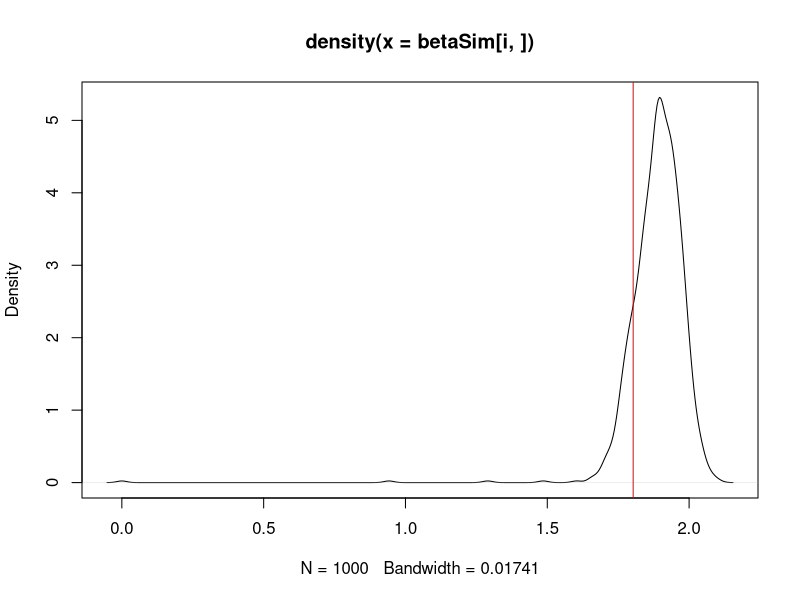
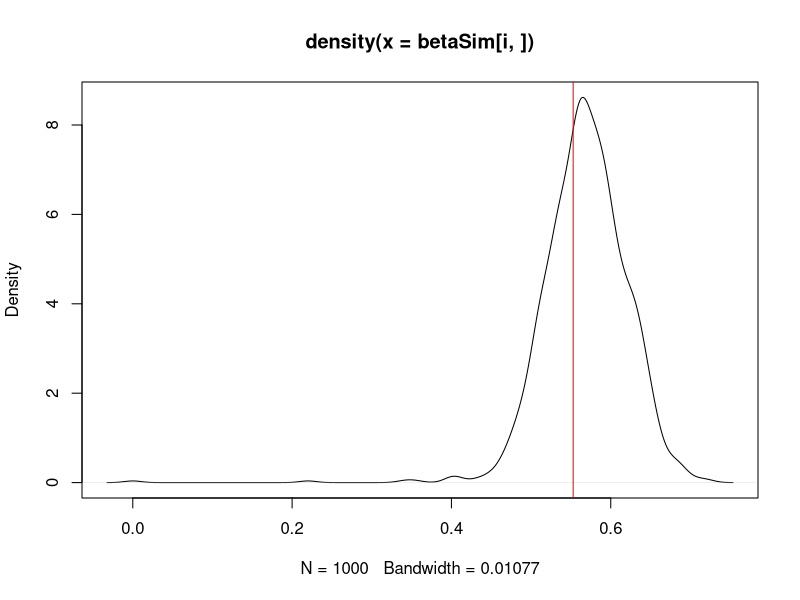
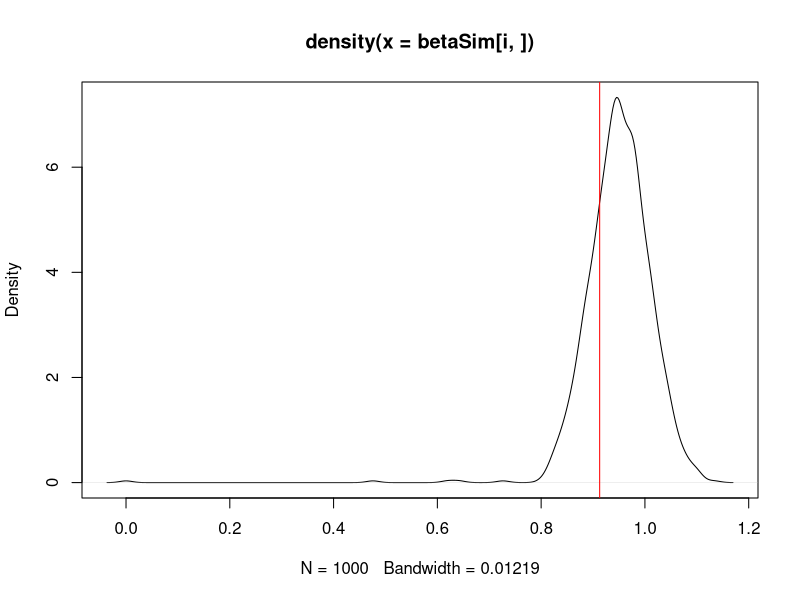
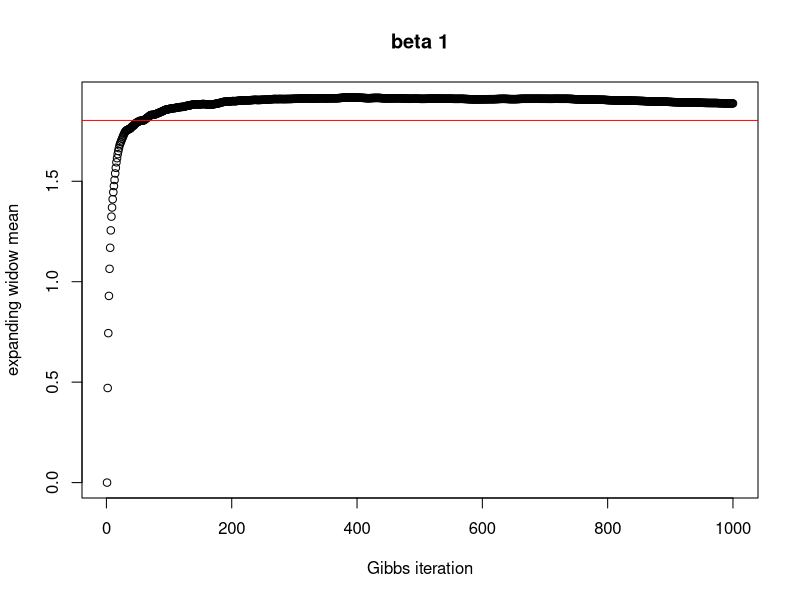
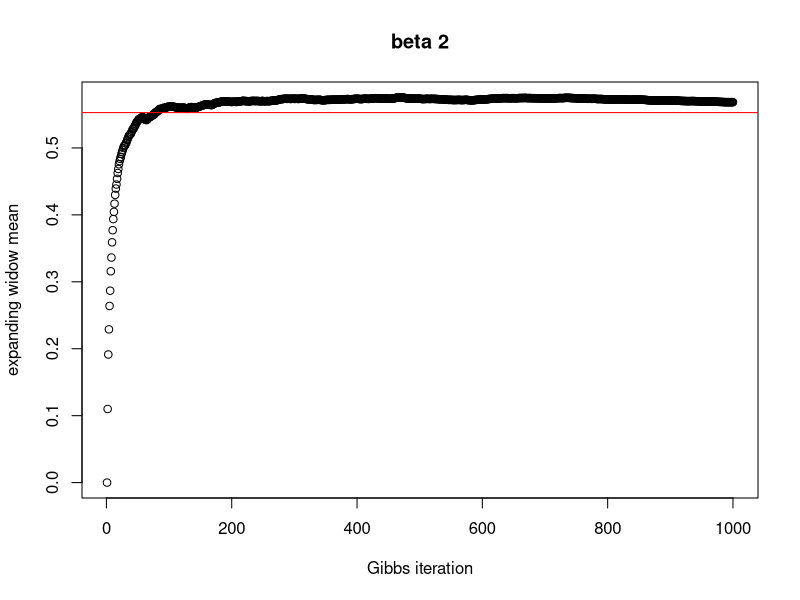
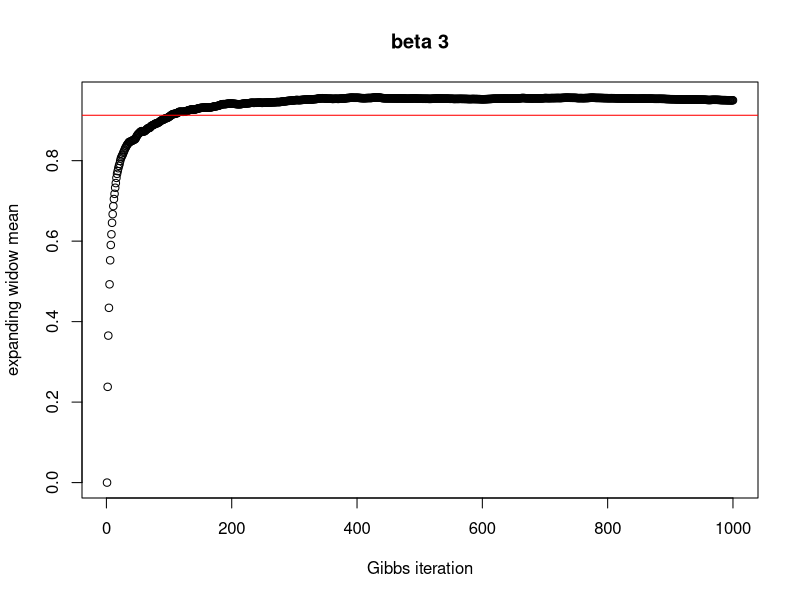
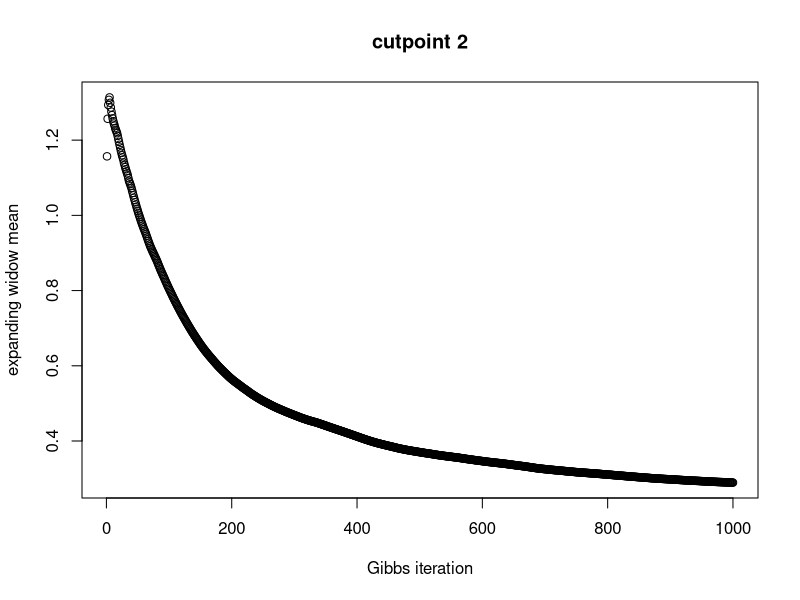
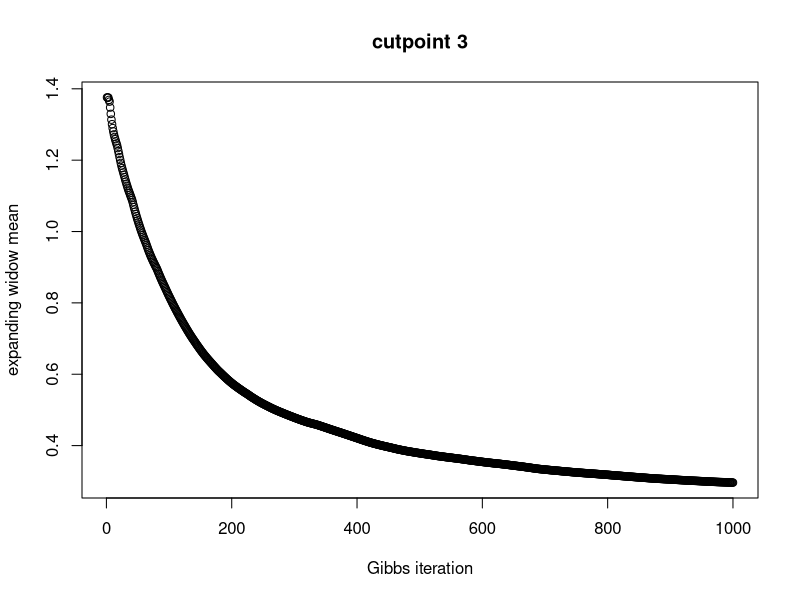

Generate these figures, in order, with R:
## posterior simulation in the ordered probit model
# full version of sampler

rm(list = ls())

require(mvtnorm)
require(msm)

#simulate from the data generating process
T <- 1000
r <- 3 
beta <- rnorm(r, 0, 1)
# error in the latent variable equation
eps <- rnorm(T, 0, 1)
# matrix of regressors
x <- matrix(rnorm(T * r, 0, 1), T, r)
# determine the latent data
z <- x %*% t(t(beta)) + eps
## derive y from z
# first we need to select the number of cutpoints
M <- 10
a <- rep(0, M + 1) 
a0 <- -Inf
a1 <- 0
aM <- Inf
# among M cutpoints, two are always identified a prior, a1 = 0 and aM = Inf
# thus for specified M we always select only M-2 from uniform
trueCutpoints <- runif(M-2, 0.1, 2) # value of 2 is set ad hoc, can by anything reasonably bigger than 0
# reorder in an increasing way
trueCutpoints <- trueCutpoints[order(trueCutpoints)]

a[1] <- -Inf 
a[2] <- 0
for (m in 3:M){
  a[m] <- trueCutpoints[m-2]
}
a[M + 1] <- Inf
# there is a slight notation difference between eq. 14.16 in the book and our vector. we can not have a[0] here.. thus we run up to M+1
# now we can translate our latent variable into the y's

y <- z # initialization
# if (z <= 0) {y <-1}
y[z<=0] <- 1
for (i in 2:M){
  # assign y according to the value of z
  y[(z>a[i]) & (z<a[i+1])] <- i
}

## implement the Gibbs sampler
# number of iterations in Gibbs sampler
nSim <- 1000
# prior for beta
mubeta <- matrix(0, r, 1)
Vbeta <- diag(r) * 100

## arrange variable names for the sampler
# for beta parameters random draws 
betaSim <- matrix(0, r, nSim)
# for cutpoints random draws
cutpoints <- matrix(0, M + 1, nSim)
# we need to insert a0, a1 and a(M+1) as they are invariant
cutpoints[1,] <- -Inf
cutpoints[2,] <- 0
cutpoints[M+1,] <- Inf

for (m in 3:M){
  # we just get some random value from uniform (1,2) to start the chain somewhere
  cutpoints[m, 1] <- runif(1,1,2)
}

# if the chain starting values are not ordered properly, then we reorder them
cutpoints[, 1] <- cutpoints[order(cutpoints[, 1]), 1] 

# get some first z to initialize the mcmc (we need some initial value of cutpoints to initialize the latent variables)
for (j in 1:T){
  # we sample z accordingly to the truncated interval, y[j] is associated with
  z[j] <- rtnorm(1, mean = x[j,] %*% betaSim[,1], sd = 1, lower = cutpoints[y[j], 1], upper = cutpoints[y[j] + 1, 1])
}

for (i in 2:nSim){
  # beta step 
  Dbeta <- solve(t(x) %*% x )
  dbeta <- t(x) %*% z 
  
  # draw from a respective distribution 
  betaSim[,i] <- t(rmvnorm(1, Dbeta %*% dbeta, Dbeta))
  
  # z step
  for (j in 1:T){
    
    # we sample z from the interval, which y[j] is associated to; each y is associated to another interval of sampling for z 
    z[j] <- rtnorm(1, mean = x[j,] %*% betaSim[,i], sd = 1, lower = cutpoints[y[j], i-1], upper = cutpoints[y[j] + 1, i-1])
  }
  
  # cutpoints step
  
  
  for (m in 3:M){ # in fact this m here shall go from 2:M, but we can not have the index of 0 i.e. cutpoints[0,]
                  # thus, we have m - 1 and m instead of m and m + 1
 #   alpha_m <- max(cutpoints[m - 1, i], max(z[y == m - 1]))
 #   beta_m <- min(cutpoints[m + 1, i], min(z[y == m]))
    
    alpha_m <- max(cutpoints[m - 1, i], max(z[y == m - 1]))
    beta_m <- min(cutpoints[m + 1, i-1], min(z[y == m])) # cutpoints[m + 1, i ] has not been available yet at computing beta_m, so we take the one from i-1 th draw
    cutpoints[m, i] <- runif(1, alpha_m, beta_m)
  }
  
  if (i %% 100 == 0 ) {print(i)}
}

for (i in 1:r){
  plot(density(betaSim[i,]))
  abline(v = beta[i], col = "red")
}

############### some plotting
## expanding window mean function for alphaSim

for (i in 1:r){
  expMean <- function(j){
    return(mean(betaSim[i, 1:j]))
  }
  
  # compute the expanidng mean of alpha posterior samples
  expMeanCalc <- apply(matrix(1:dim(betaSim)[2]), 1, expMean)
  
  # plot the (exapnding) mean of the draws posterior of alpha and the true value
  plot(expMeanCalc, ylab = "expanding widow mean", xlab = "Gibbs iteration", main = paste('beta', toString(i)))
  abline(a = beta[i], b = 0, col = "red")
}


for (m in 3:M){
  expMean <- function(j){
    return(mean(cutpoints[m, 1:j]))
  }
  
  # compute the expanidng mean of alpha posterior samples
  expMeanCalc <- apply(matrix(1:dim(cutpoints)[2]), 1, expMean)
  
  # plot the (exapnding) mean of the draws posterior of alpha and the true value
  plot(expMeanCalc, ylab = "expanding widow mean", xlab = "Gibbs iteration", main = paste('cutpoint', toString(m-1)))
  abline(a = a[m], b = 0, col = "red")
}
